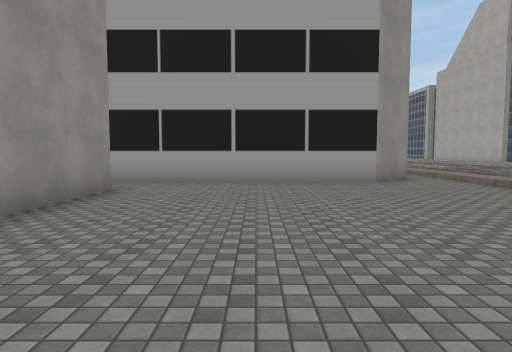
View 1 (above)

24 first-person views from a walk through a scene from a Unity 3-D project. The camera is 1.4 m above the floor, tilts 4° down and sees 75° across. The floor is counted in squares, 2 m on a side. Each view is taken from the middle of a square. On the plan, view 1 faces up. The plan holds only what a view shows up to about 10 squares ahead; the rest is blank. The place goes on beyond the plan. The player character is not drawn. Some surface patterns are stand-ins.

View 2
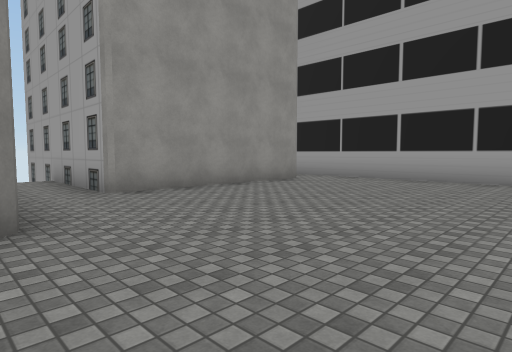

View 3
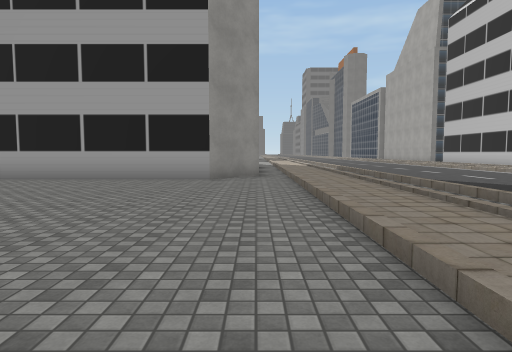

View 4
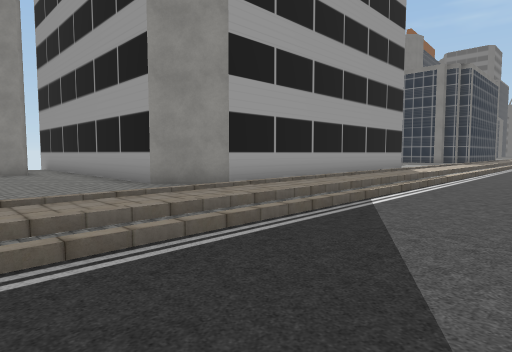

View 5
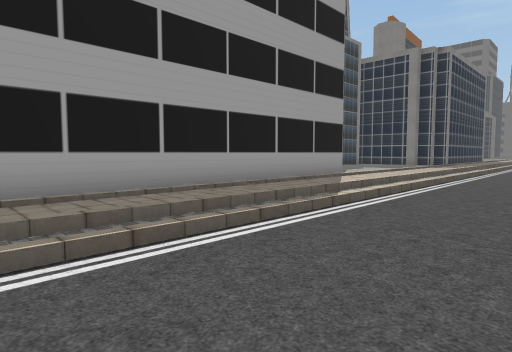

View 6
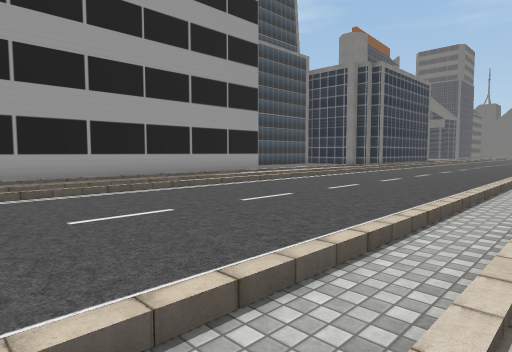

View 7
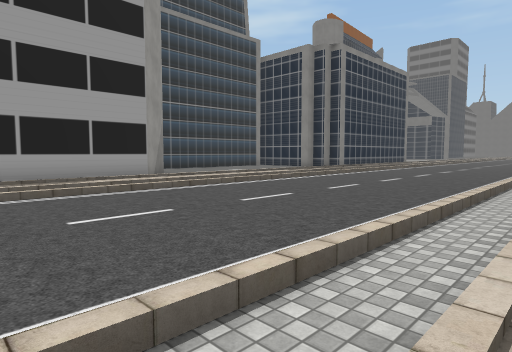

View 8
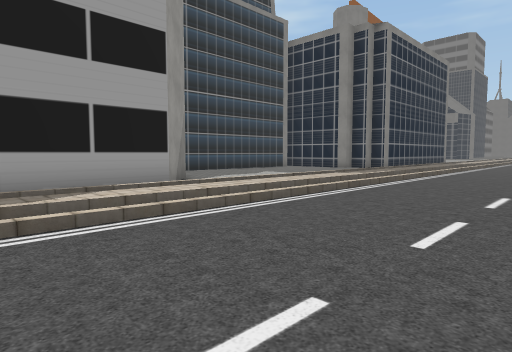

View 9
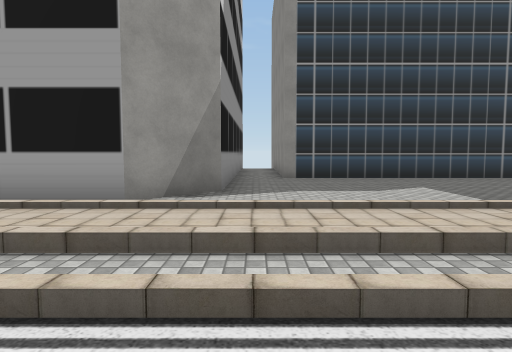

View 10
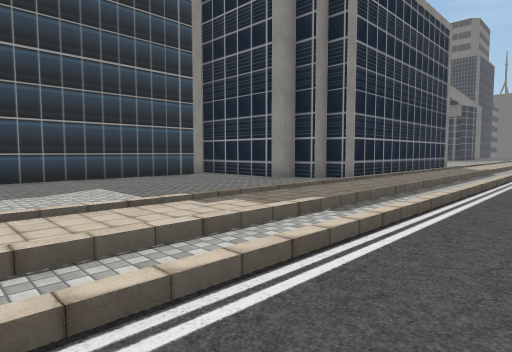

View 11
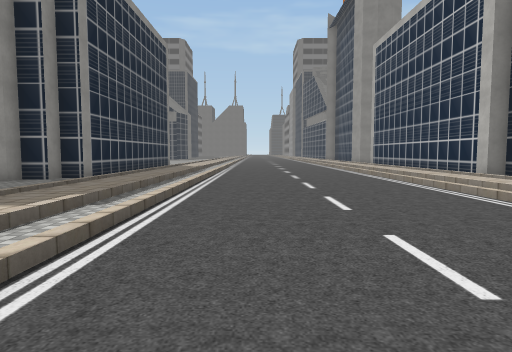

View 12
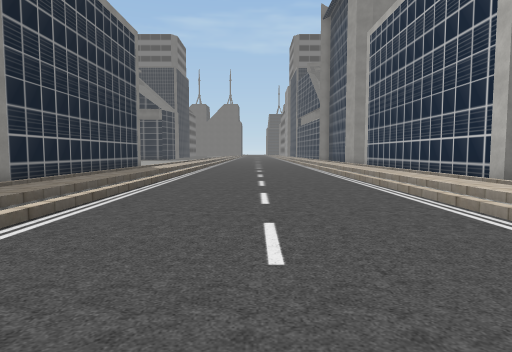

View 13
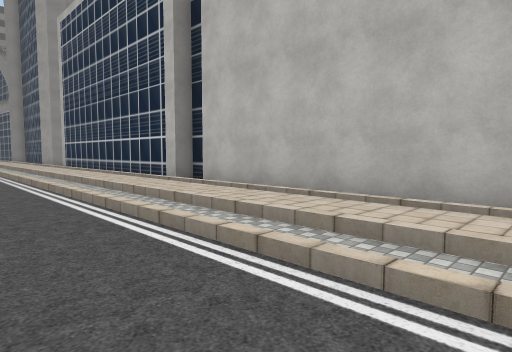

View 14
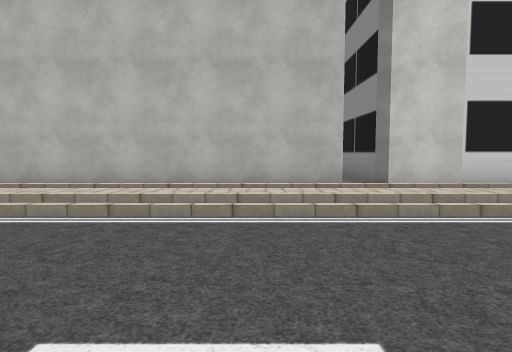

View 15
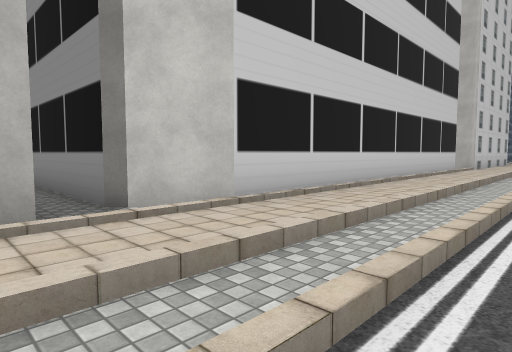

View 16
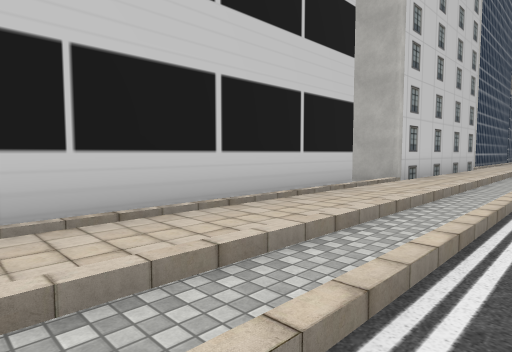

View 17
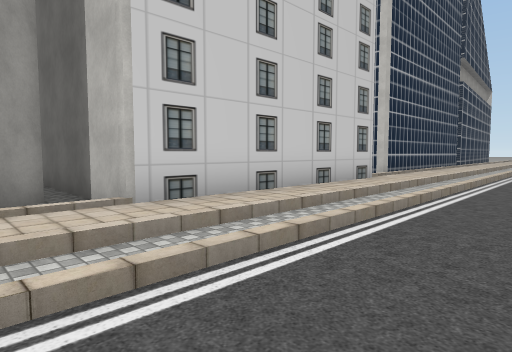

View 18
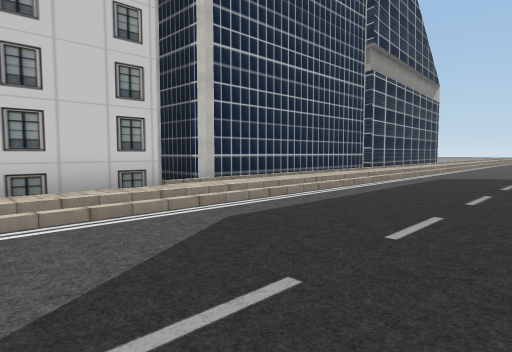

View 19
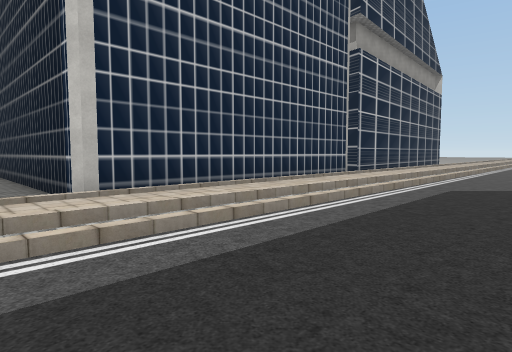

View 20
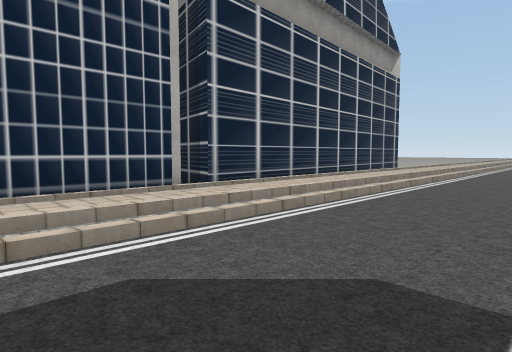

View 21
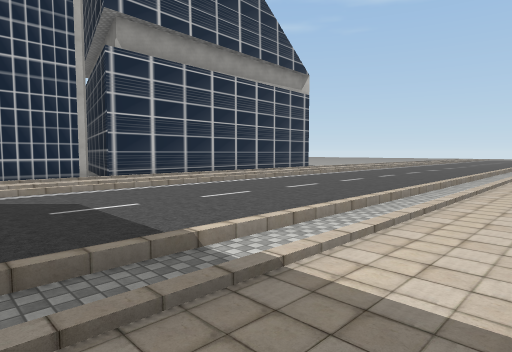

View 22
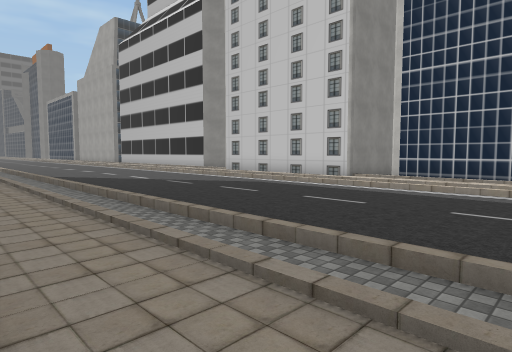

View 23
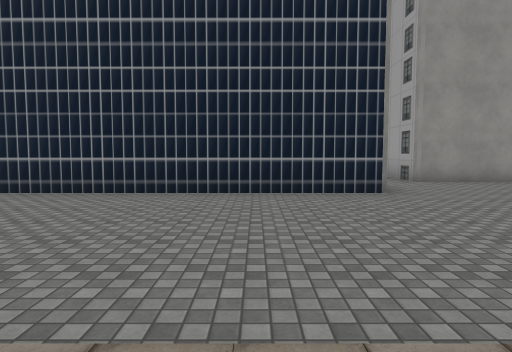

View 24
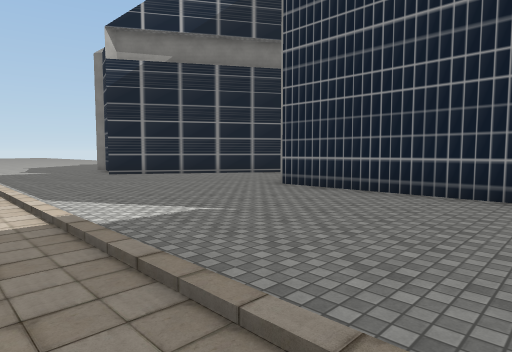

### Floor plan
Key: @ floor where view 1 was taken; # wall or solid block; x gap in a wall; . floor; / step, stairs or slope.
Columns run from 6 left of view 1 to 20 right of it. Each row starts with its distance up from view 1.
 33           #//......///#
 32           #//......///#
 31          ##//......///#
 30         ##.//......///#
 29         ...//......///#
 28      #.....//......///#
 27      #.....//......///#
 26      #.....//......///#
 25      #.....//......///#
 24      #.....//......///#
 23      #.....//......///#
 22      #.....//......///#
 21      ......//......///....
 20      #####.//......///#####
 19          ##//......///#
 18           #//......///#
 17           #//......///#
 16           #//......///#
 15           #//......///#
 14           #//......///#
 13           #//......///#
 12           #//......///#
 11           #//......///#
 10           #//......///#
  9          ##//......///##
  8    #######.//......///.#
  7    ........//......//#####
  6    #.......//......//#
  5    #.......//......//#
  4    #.......//......//#
  3    #.......//......//#
  2 ####.......//......//#
  1 ...........//......//#
  0  .....@....//....../// ....
 -1      #.....//......///#####
 -2      #.....//......///#
 -3      #.....//......///#
 -4      #.....//......///#
 -5      #.....//......///#
 -6      #.....//......///#
 -7      #.....//......///#
 -8      #.....//......///#
 -9      ......//......///x
-10      ......//......///##
-11       .....//......///#
-12        ....//......///#
-13         ...//......///#
-14          .. /......///#
-15             /... ..//
-16             /..   ./

Where each view was taken, in squares from view 1:
view 1: 0 up, 0 right, facing up
view 2: 1 down, 3 right, facing up-left
view 3: 1 down, 4 right, facing up
view 4: 4 up, 10 right, facing up-left
view 5: 9 up, 10 right, facing up-left
view 6: 9 up, 14 right, facing up-left
view 7: 14 up, 14 right, facing up-left
view 8: 15 up, 11 right, facing up-left
view 9: 21 up, 9 right, facing left
view 10: 22 up, 9 right, facing up-left
view 11: 21 up, 9 right, facing up
view 12: 23 up, 10 right, facing up
view 13: 23 up, 11 right, facing up-right
view 14: 23 up, 9 right, facing right
view 15: 22 up, 12 right, facing down-right
view 16: 15 up, 12 right, facing down-right
view 17: 9 up, 11 right, facing down-right
view 18: 4 up, 9 right, facing down-right
view 19: 1 up, 10 right, facing down-right
view 20: 5 down, 10 right, facing down-right
view 21: 5 down, 5 right, facing down-right
view 22: 5 down, 5 right, facing up-right
view 23: 3 down, 6 right, facing left
view 24: 3 down, 6 right, facing down-left
